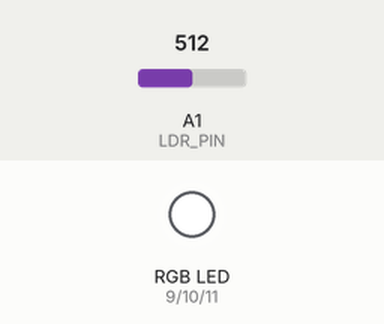
Bench run of a sketch on a simulated Arduino Uno, built with avr-gcc and run on an emulated ATmega328P. On the bench: an RGB LED mixed from three pins (HIGH = lit). The test bench sets the inputs (shaded band); at power-on: A1 (LDR_PIN) = 512. What the sketch prints to the serial monitor is not drawn.

Above: at 1.3 s.
1.4 s: A1 (LDR_PIN) set to 494
At 2.4 s:
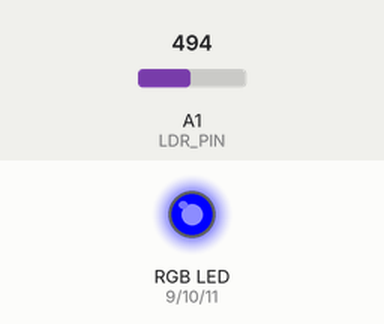
3.0 s: A1 (LDR_PIN) set to 416
4.5 s: A1 (LDR_PIN) set to 382
At 4.8 s:
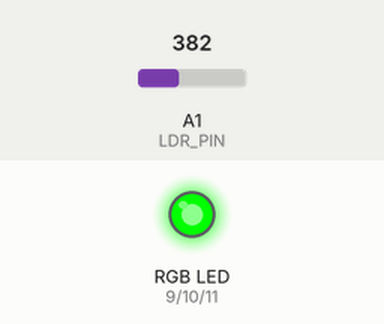
6.0 s: A1 (LDR_PIN) set to 210
7.5 s: A1 (LDR_PIN) set to 188
At 8.5 s:
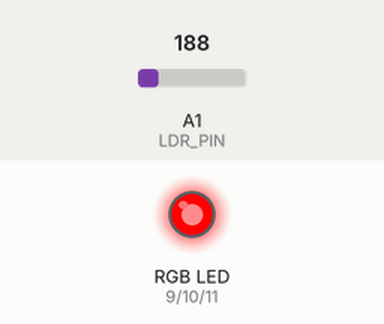
9.0 s: A1 (LDR_PIN) set to 306
At 9.7 s:
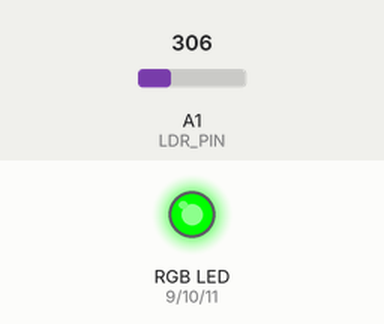
Timing chart, 0 to 11.5 s (numbered marks = the images above; inputs shaded):
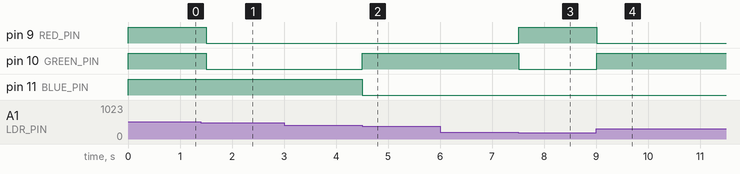

The sketch:

Cau12-quangtro-RGB.ino
```cpp
const int LDR_PIN = A1;
const int RED_PIN = 9;
const int GREEN_PIN = 10;
const int BLUE_PIN = 11;
int lightValue = 0;

void setup() {
  pinMode(RED_PIN, OUTPUT);
  pinMode(GREEN_PIN, OUTPUT);
  pinMode(BLUE_PIN, OUTPUT);
  Serial.begin(9600);
}

void loop() {
  lightValue = analogRead(LDR_PIN);
  Serial.print("Giá tr? ánh sáng: ");
  Serial.print(lightValue);

  if (lightValue <= 200) {
    setColor(255, 0, 0); // ??
    Serial.println(" -> ?èn RGB sáng màu: ??");
  } else if (lightValue <= 400) {
    setColor(0, 255, 0); // xanh lá
    Serial.println(" -> ?èn RGB sáng màu: xanh lá");
  } else if (lightValue <= 500) {
    setColor(0, 0, 255); // xanh d??ng
    Serial.println(" -> ?èn RGB sáng màu: xanh d??ng");
  } else {
    setColor(255, 255, 255); // tr?ng (sáng c? 3 màu)
    Serial.println(" -> ?èn RGB sáng màu: tr?ng");
  }

  delay(500);
}

void setColor(int redVal, int greenVal, int blueVal) {
  analogWrite(RED_PIN, redVal);
  analogWrite(GREEN_PIN, greenVal);
  analogWrite(BLUE_PIN, blueVal);
}
```

Measured:
- the behaviour switches between 501 and 500 on A1 (LDR_PIN) (found by bisection; images 0 and 1)
- the behaviour switches between 401 and 400 on A1 (LDR_PIN) (found by bisection; images 1 and 2)
- the behaviour switches between 201 and 200 on A1 (LDR_PIN) (found by bisection; images 2 and 3)
- after the input at 1.4 s, pin 9 (RED_PIN), pin 10 (GREEN_PIN): HIGH → LOW after 0.10 s
- after the input at 3.0 s, every drawn part: stays the same
- after the input at 4.5 s, pin 10 (GREEN_PIN): LOW → HIGH at once; pin 11 (BLUE_PIN): HIGH → LOW at once
- after the input at 6.0 s, every drawn part: stays the same
- after the input at 7.5 s, pin 9 (RED_PIN): LOW → HIGH at once; pin 10 (GREEN_PIN): HIGH → LOW at once
- after the input at 9.0 s, pin 9 (RED_PIN): HIGH → LOW at once; pin 10 (GREEN_PIN): LOW → HIGH at once
